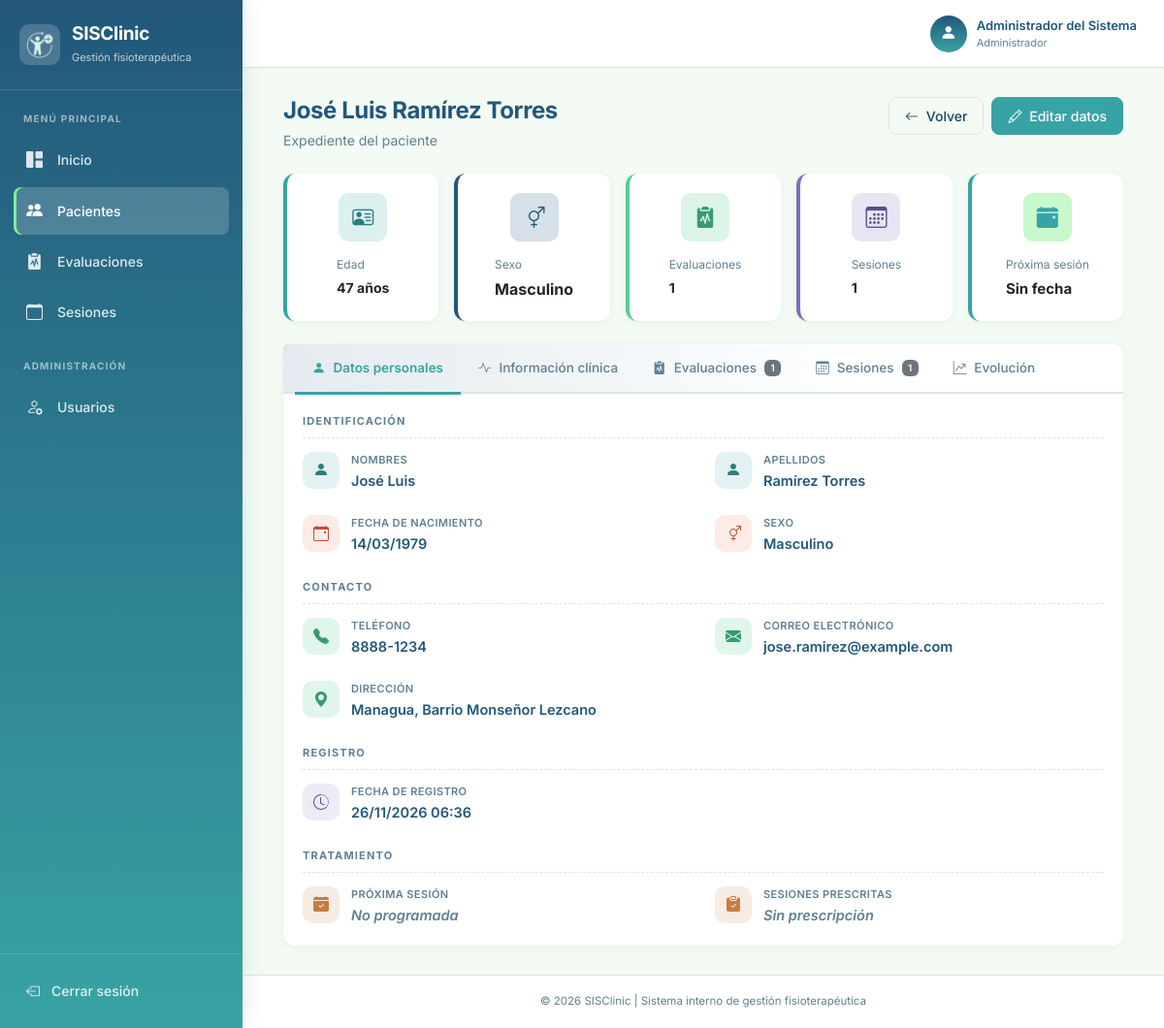
/modules/pacientes/ver.php?id=1 (signed in), run on the app's committed database.
### tables this page shows
CREATE TABLE pacientes (
    id_paciente        INT AUTO_INCREMENT PRIMARY KEY,
    nombres            VARCHAR(100) NOT NULL,
    apellidos          VARCHAR(100) NOT NULL,
    fecha_nacimiento   DATE         NOT NULL,
    sexo               ENUM('Femenino','Masculino') NOT NULL,
    telefono           VARCHAR(20)  NOT NULL,
    correo             VARCHAR(100) NULL,
    direccion          VARCHAR(200) NULL,
    motivo_consulta    TEXT         NOT NULL,
    diagnostico_medico TEXT         NULL,
    antecedentes       TEXT         NULL,
    observaciones      TEXT         NULL,
    fecha_registro     TIMESTAMP    NOT NULL DEFAULT CURRENT_TIMESTAMP
);

### modules/pacientes/ver.php (the view, shortened to what this page needs)
<?php
require_once __DIR__ . '/../../conexion.php';
require_once __DIR__ . '/../../includes/header.php';
require_once __DIR__ . '/../../includes/navbar.php';
$id_paciente = isset($_GET['id']) ? (int) $_GET['id'] : 0;
$sql = "SELECT * FROM pacientes WHERE id_paciente = ? LIMIT 1";
$stmt = mysqli_prepare($con, $sql);
mysqli_stmt_bind_param($stmt, 'i', $id_paciente);
mysqli_stmt_execute($stmt);
$resultado = mysqli_stmt_get_result($stmt);
$paciente  = mysqli_fetch_assoc($resultado);
$fecha_nac = new DateTime($paciente['fecha_nacimiento']);
$hoy       = new DateTime();
$edad      = $hoy->diff($fecha_nac)->y;
$stmt = mysqli_prepare($con, "SELECT COUNT(*) AS total FROM evaluaciones WHERE id_paciente = ?");
mysqli_stmt_bind_param($stmt, 'i', $id_paciente);
mysqli_stmt_execute($stmt);
$res_count_eval = mysqli_stmt_get_result($stmt);
$total_evaluaciones = (int) (mysqli_fetch_assoc($res_count_eval)['total'] ?? 0);
$stmt = mysqli_prepare($con, "SELECT COUNT(*) AS total FROM sesiones WHERE id_paciente = ?");
mysqli_stmt_bind_param($stmt, 'i', $id_paciente);
mysqli_stmt_execute($stmt);
$res_count_ses = mysqli_stmt_get_result($stmt);
$total_sesiones = (int) (mysqli_fetch_assoc($res_count_ses)['total'] ?? 0);
$hoy_ts    = strtotime(date('Y-m-d'));
$prox_ts   = !empty($paciente['proxima_sesion']) ? strtotime($paciente['proxima_sesion']) : null;
$dias_prox = $prox_ts !== null ? (int) floor(($prox_ts - $hoy_ts) / 86400) : null;
$prescritas  = (int) ($paciente['sesiones_prescritas'] ?? 0);
$realizadas  = $total_sesiones;
$progreso    = $prescritas > 0 ? min(100, (int) round(($realizadas / $prescritas) * 100)) : 0;
?>
<div class="container-fluid">
    <div class="d-flex justify-content-between align-items-start flex-wrap gap-3 mb-4">
        <div>
            <h1 class="page-title">
                <?= htmlspecialchars($paciente['nombres'] . ' ' . $paciente['apellidos']) ?>
            </h1>
            <p class="page-subtitle mb-0">
                Expediente del paciente
            </p>
        </div>
        <div class="d-flex gap-2">
            <a href="<?= BASE_URL ?>/modules/pacientes/index.php" class="btn btn-light">
                <i class="bi bi-arrow-left me-1"></i> Volver
            </a>
            <a href="<?= BASE_URL ?>/modules/pacientes/editar.php?id=<?= (int) $paciente['id_paciente'] ?>"
               class="btn btn-primary">
                <i class="bi bi-pencil me-1"></i> Editar datos
            </a>
        </div>
    </div>
    <div class="row g-3 mb-4">
        <div class="col-md-6 col-xl">
            <div class="card stat-card stat-card--teal">
                <div class="stat-icon"><i class="bi bi-person-vcard"></i></div>
                <div class="stat-info">
                    <small>Edad</small>
                    <strong><?= $edad ?> años</strong>
                </div>
            </div>
        </div>
        <div class="col-md-6 col-xl">
            <div class="card stat-card stat-card--blue">
                <div class="stat-icon"><i class="bi bi-gender-ambiguous"></i></div>
                <div class="stat-info">
                    <small>Sexo</small>
                    <strong style="font-size: 16px;"><?= htmlspecialchars($paciente['sexo']) ?></strong>
                </div>
            </div>
        </div>
        <div class="col-md-6 col-xl">
            <div class="card stat-card stat-card--emerald">
                <div class="stat-icon"><i class="bi bi-clipboard2-pulse-fill"></i></div>
                <div class="stat-info">
                    <small>Evaluaciones</small>
                    <strong><?= $total_evaluaciones ?></strong>
                </div>
            </div>
        </div>
        <div class="col-md-6 col-xl">
            <div class="card stat-card stat-card--violet">
                <div class="stat-icon"><i class="bi bi-calendar3"></i></div>
                <div class="stat-info">
                    <small>Sesiones</small>
                    <strong><?= $total_sesiones ?></strong>
                </div>
            </div>
        </div>
        <div class="col-md-6 col-xl">
            <div class="card stat-card stat-card--amber">
                <div class="stat-icon"><i class="bi bi-calendar-event-fill"></i></div>
                <div class="stat-info">
                    <small>Próxima sesión</small>
                    <strong style="font-size: 15px;">
                        <?php if ($prox_ts === null): ?>
                            Sin fecha
                        <?php elseif ($dias_prox < 0): ?>
                            Vencida
                        <?php elseif ($dias_prox === 0): ?>
                            Hoy
                        <?php elseif ($dias_prox === 1): ?>
                            Mañana
                        <?php else: ?>
                            En <?= $dias_prox ?> días
                        <?php endif; ?>
                    </strong>
                </div>
            </div>
        </div>
    </div>
    <div class="card card-section card-section--blue">
        <div class="card-header p-0" style="border-bottom: 2px solid var(--color-border);">
            <ul class="nav nav-tabs tabs-expediente" id="tabsExpediente" role="tablist">
                <li class="nav-item" role="presentation">
                    <button class="nav-link active" id="tab-datos-btn" data-bs-toggle="tab"
                            data-bs-target="#tab-datos" type="button" role="tab">
                        <i class="bi bi-person-fill me-1"></i> Datos personales
                    </button>
                </li>
                <li class="nav-item" role="presentation">
                    <button class="nav-link" id="tab-clinica-btn" data-bs-toggle="tab"
                            data-bs-target="#tab-clinica" type="button" role="tab">
                        <i class="bi bi-activity me-1"></i> Información clínica
                    </button>
                </li>
                <li class="nav-item" role="presentation">
                    <button class="nav-link" id="tab-evaluaciones-btn" data-bs-toggle="tab"
                            data-bs-target="#tab-evaluaciones" type="button" role="tab">
                        <i class="bi bi-clipboard2-pulse-fill me-1"></i> Evaluaciones
                        <span class="badge bg-secondary ms-1"><?= $total_evaluaciones ?></span>
                    </button>
                </li>
                <li class="nav-item" role="presentation">
                    <button class="nav-link" id="tab-sesiones-btn" data-bs-toggle="tab"
                            data-bs-target="#tab-sesiones" type="button" role="tab">
                        <i class="bi bi-calendar3 me-1"></i> Sesiones
                        <span class="badge bg-secondary ms-1"><?= $total_sesiones ?></span>
                    </button>
                </li>
                <li class="nav-item" role="presentation">
                    <button class="nav-link" id="tab-evolucion-btn" data-bs-toggle="tab"
                            data-bs-target="#tab-evolucion" type="button" role="tab">
                        <i class="bi bi-graph-up-arrow me-1"></i> Evolución
                    </button>
                </li>
            </ul>
        </div>
        <div class="card-body">
            <div class="tab-content" id="tabsExpedienteContent">
                <div class="tab-pane fade show active" id="tab-datos" role="tabpanel">
                    <p class="info-block-title">Identificación</p>
                    <div class="row g-4 mb-4">
                        <div class="col-md-6">
                            <div class="info-field info-field--teal">
                                <span class="info-field-icon"><i class="bi bi-person-fill"></i></span>
                                <div class="info-field-body">
                                    <span class="info-field-label">Nombres</span>
                                    <span class="info-field-value"><?= htmlspecialchars($paciente['nombres']) ?></span>
                                </div>
                            </div>
                        </div>
                        <div class="col-md-6">
                            <div class="info-field info-field--teal">
                                <span class="info-field-icon"><i class="bi bi-person-fill"></i></span>
                                <div class="info-field-body">
                                    <span class="info-field-label">Apellidos</span>
                                    <span class="info-field-value"><?= htmlspecialchars($paciente['apellidos']) ?></span>
                                </div>
                            </div>
                        </div>
                        <div class="col-md-6">
                            <div class="info-field info-field--coral">
                                <span class="info-field-icon"><i class="bi bi-calendar-event"></i></span>
                                <div class="info-field-body">
                                    <span class="info-field-label">Fecha de nacimiento</span>
                                    <span class="info-field-value"><?= htmlspecialchars(date('d/m/Y', strtotime($paciente['fecha_nacimiento']))) ?></span>
                                </div>
                            </div>
                        </div>
                        <div class="col-md-6">
                            <div class="info-field info-field--coral">
                                <span class="info-field-icon"><i class="bi bi-gender-ambiguous"></i></span>
                                <div class="info-field-body">
                                    <span class="info-field-label">Sexo</span>
                                    <span class="info-field-value"><?= htmlspecialchars($paciente['sexo']) ?></span>
                                </div>
                            </div>
                        </div>
                    </div>
                    <p class="info-block-title">Contacto</p>
                    <div class="row g-4 mb-4">
                        <div class="col-md-6">
                            <div class="info-field info-field--emerald">
                                <span class="info-field-icon"><i class="bi bi-telephone-fill"></i></span>
                                <div class="info-field-body">
                                    <span class="info-field-label">Teléfono</span>
                                    <span class="info-field-value"><?= htmlspecialchars($paciente['telefono']) ?></span>
                                </div>
                            </div>
                        </div>
                        <div class="col-md-6">
                            <div class="info-field info-field--emerald">
                                <span class="info-field-icon"><i class="bi bi-envelope-fill"></i></span>
                                <div class="info-field-body">
                                    <span class="info-field-label">Correo electrónico</span>
                                    <span class="info-field-value">
                                        <?= !empty($paciente['correo']) ? htmlspecialchars($paciente['correo']) : '—' ?>
                                    </span>
                                </div>
                            </div>
                        </div>
                        <div class="col-12">
                            <div class="info-field info-field--emerald">
                                <span class="info-field-icon"><i class="bi bi-geo-alt-fill"></i></span>
                                <div class="info-field-body">
                                    <span class="info-field-label">Dirección</span>
                                    <span class="info-field-value">
                                        <?= !empty($paciente['direccion']) ? htmlspecialchars($paciente['direccion']) : '—' ?>
                                    </span>
                                </div>
                            </div>
                        </div>
                    </div>
                    <p class="info-block-title">Registro</p>
                    <div class="row g-4 mb-4">
                        <div class="col-md-6">
                            <div class="info-field info-field--violet">
                                <span class="info-field-icon"><i class="bi bi-clock-history"></i></span>
                                <div class="info-field-body">
                                    <span class="info-field-label">Fecha de registro</span>
                                    <span class="info-field-value"><?= htmlspecialchars(date('d/m/Y H:i', strtotime($paciente['fecha_registro']))) ?></span>
                                </div>
                            </div>
                        </div>
                    </div>
                    <p class="info-block-title">Tratamiento</p>
                    <div class="row g-4">
                        <div class="col-md-6">
                            <div class="info-field info-field--amber">
                                <span class="info-field-icon"><i class="bi bi-calendar-check-fill"></i></span>
                                <div class="info-field-body">
                                    <span class="info-field-label">Próxima sesión</span>
                                    <span class="info-field-value">
                                        <?php if (!empty($paciente['proxima_sesion'])): ?>
                                            <?= htmlspecialchars(date('d/m/Y', strtotime($paciente['proxima_sesion']))) ?>
                                            <?php if ($dias_prox !== null && $dias_prox >= 0 && $dias_prox <= 7): ?>
                                                <span class="badge bg-success ms-1">
                                                    <?= $dias_prox === 0 ? 'Hoy' : ($dias_prox === 1 ? 'Mañana' : 'En ' . $dias_prox . ' días') ?>
                                                </span>
                                            <?php elseif ($dias_prox !== null && $dias_prox < 0): ?>
                                                <span class="badge bg-danger ms-1">Vencida</span>
                                            <?php endif; ?>
                                        <?php else: ?>
                                            <span style="color: var(--color-muted); font-style: italic;">No programada</span>
                                        <?php endif; ?>
                                    </span>
                                </div>
                            </div>
                        </div>
                        <div class="col-md-6">
                            <div class="info-field info-field--amber">
                                <span class="info-field-icon"><i class="bi bi-clipboard-check-fill"></i></span>
                                <div class="info-field-body">
                                    <span class="info-field-label">Sesiones prescritas</span>
                                    <span class="info-field-value">
                                        <?php if ($prescritas > 0): ?>
                                            <?= $realizadas ?> de <?= $prescritas ?>
                                            <span class="badge <?= $progreso >= 100 ? 'bg-success' : 'bg-warning text-dark' ?> ms-1">
                                                <?= $progreso ?>%
                                            </span>
                                        <?php else: ?>
                                            <span style="color: var(--color-muted); font-style: italic;">Sin prescripción</span>
                                        <?php endif; ?>
                                    </span>
                                </div>
                            </div>
                        </div>
                    </div>
                </div>
            </div>
        </div>
    </div>
</div>
<?php require_once __DIR__ . '/../../includes/footer.php'; ?>

### data on the page
pacientes: nombres+apellidos "José Luis Ramírez Torres", sexo "Masculino", nombres "José Luis", apellidos "Ramírez Torres", fecha_nacimiento "14/03/1979", telefono "8888-1234", correo "jose.ramirez@example.com", direccion "Managua, Barrio Monseñor Lezcano", fecha_registro "26/11/2026 06:36"

### other printed values
$nombre_usuario "Administrador del Sistema"
$rol_usuario "Administrador"
$total_evaluaciones "1"
$total_sesiones "1"
